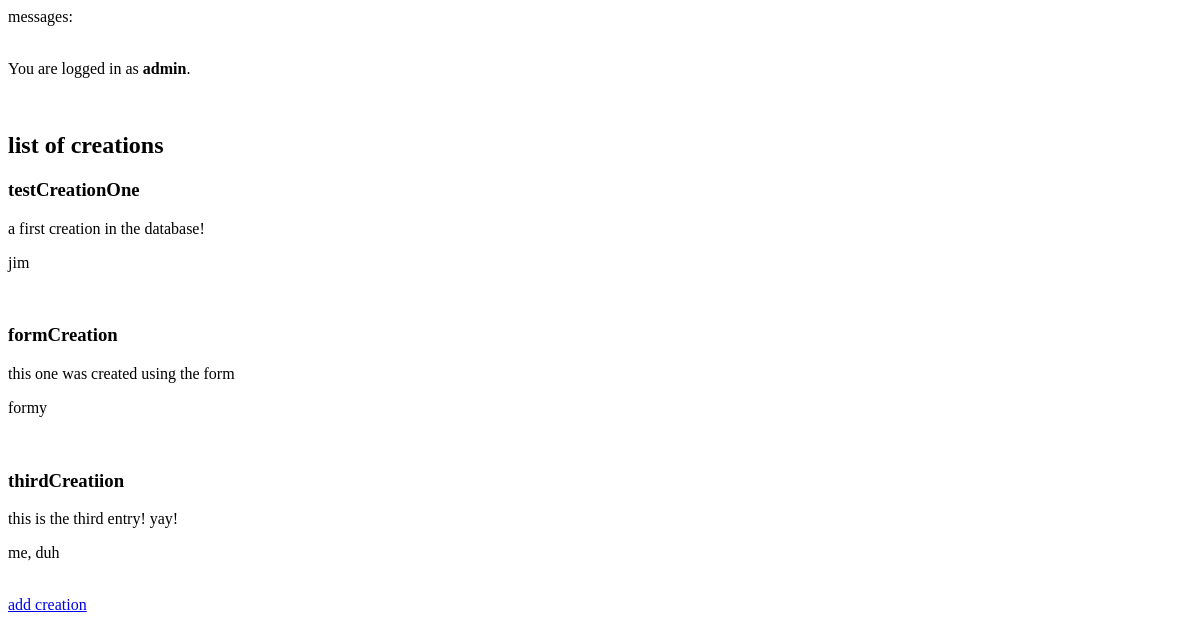
Before: /voting/dashboard/ (signed in) with the older database file.
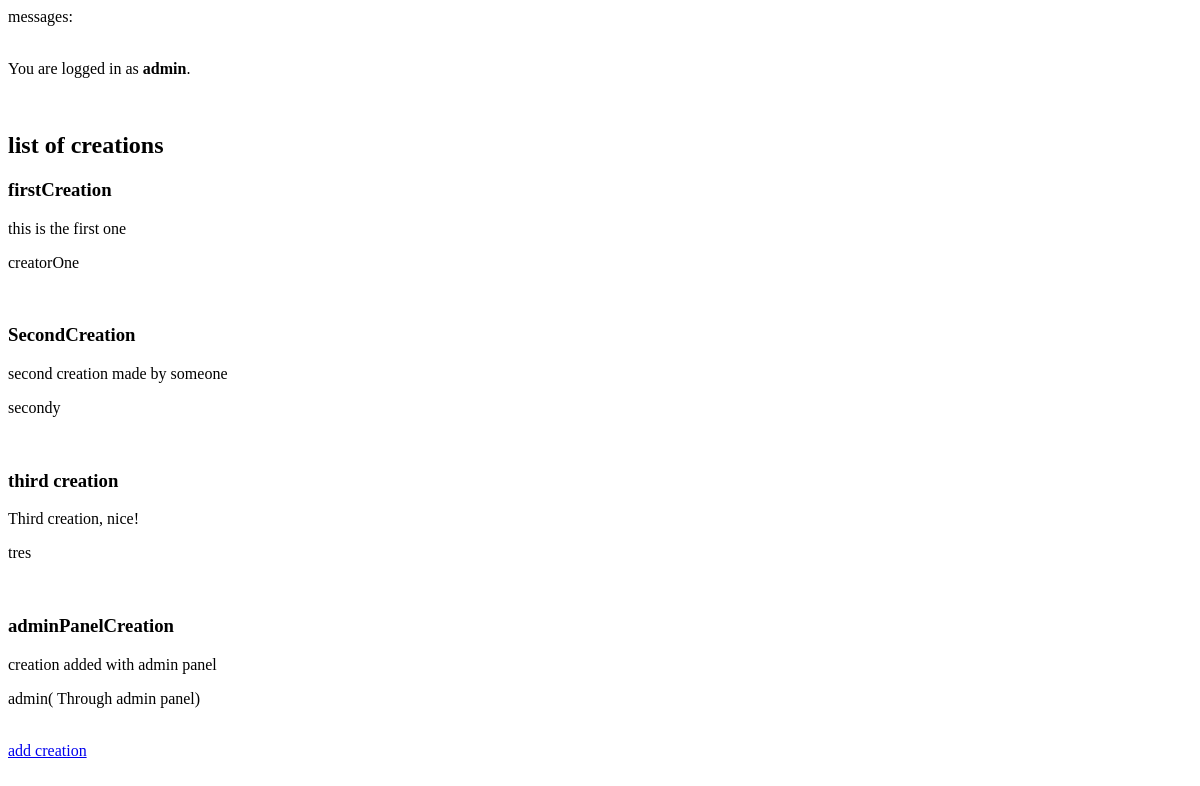
After: the same page with the newer database file.
### voting/models.py (models this page shows, shortened)
class Creation(models.Model):
    name = models.CharField(max_length=200)
    description = models.CharField(max_length=200)
    creator = models.CharField(max_length=200)

### voting/views.py (the view)
# urls.py: path("dashboard/", views.dashboard, name="dashboard"),
@ user_passes_test(lambda u: u.is_staff)
def dashboard(request):
    return render(request=request,
                  template_name="voting/dashboard.html",
                  context={"creations": Creation.objects.all()})

### voting/templates/voting/dashboard.html
{% extends 'voting/header.html' %}
{% block content %}
{% include "voting/includes/status.html" %}
<br>
<h2> list of creations </h2>
{% for creation in creations %}
    <h3> {{ creation.name }} </h3>
    <p> {{ creation.description }} </p>
    <p> {{ creation.creator }} </p>
    <br>
{% endfor %}
<a href="addcreation">add creation</a>
{% endblock %}

### voting/templates/voting/header.html (shortened to what this page needs)
<head>
</head>
<body>
    {% include "voting/includes/messages.html" %}
  <div class="container">
    <br>
    {% block content %}
    {% endblock %}
  </div>
</body>

### voting/templates/voting/includes/messages.html (shortened to what this page needs)
<div>
    messages:
</div>

### voting/templates/voting/includes/status.html
<div>
    <p>
        {% if user.is_authenticated %}
        You are logged in as <strong>{{ user.username }}</strong>.
        {% else %}
        You are not logged in.
        {% endif %}
    </p>
</div>

Changed rows visible on the page:
changed Creation: name "testCreationOne" → "firstCreation"; description "a first creation in the database!" → "this is the first one"; creator "jim" → "creatorOne"
changed Creation: name "formCreation" → "SecondCreation"; description "this one was created using the form" → "second creation made by someone"; creator "formy" → "secondy"
changed Creation: name "thirdCreatiion" → "third creation"; description "this is the third entry! yay!" → "Third creation, nice!"; creator "me, duh" → "tres"
added Creation: name "adminPanelCreation", description "creation added with admin panel", creator "admin( Through admin panel)"
